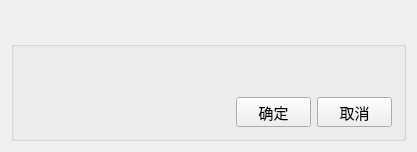
<?xml version="1.0" encoding="UTF-8"?>
<ui version="4.0">
 <class>MessageBox</class>
 <widget class="QWidget" name="MessageBox">
  <property name="geometry">
   <rect>
    <x>0</x>
    <y>0</y>
    <width>417</width>
    <height>152</height>
   </rect>
  </property>
  <property name="windowTitle">
   <string>Hint</string>
  </property>
  <layout class="QVBoxLayout" name="verticalLayout">
   <item>
    <spacer name="verticalSpacer">
     <property name="orientation">
      <enum>Qt::Vertical</enum>
     </property>
     <property name="sizeType">
      <enum>QSizePolicy::Fixed</enum>
     </property>
     <property name="sizeHint" stdset="0">
      <size>
       <width>20</width>
       <height>30</height>
      </size>
     </property>
    </spacer>
   </item>
   <item>
    <widget class="QGroupBox" name="groupBox">
     <property name="title">
      <string/>
     </property>
     <layout class="QHBoxLayout" name="horizontalLayout_2">
      <property name="spacing">
       <number>15</number>
      </property>
      <item>
       <layout class="QVBoxLayout" name="verticalLayout_2">
        <item>
         <widget class="QLabel" name="label_icon">
          <property name="sizePolicy">
           <sizepolicy hsizetype="Fixed" vsizetype="Fixed">
            <horstretch>0</horstretch>
            <verstretch>0</verstretch>
           </sizepolicy>
          </property>
          <property name="minimumSize">
           <size>
            <width>60</width>
            <height>60</height>
           </size>
          </property>
          <property name="maximumSize">
           <size>
            <width>60</width>
            <height>60</height>
           </size>
          </property>
          <property name="text">
           <string/>
          </property>
         </widget>
        </item>
        <item>
         <spacer name="verticalSpacer_2">
          <property name="orientation">
           <enum>Qt::Vertical</enum>
          </property>
          <property name="sizeHint" stdset="0">
           <size>
            <width>20</width>
            <height>40</height>
           </size>
          </property>
         </spacer>
        </item>
       </layout>
      </item>
      <item>
       <layout class="QVBoxLayout" name="verticalLayout_3" stretch="10,0">
        <item>
         <widget class="QLabel" name="label_message">
          <property name="font">
           <font>
            <family>微软雅黑</family>
            <pointsize>10</pointsize>
           </font>
          </property>
          <property name="styleSheet">
           <string notr="true">color: rgb(255, 255, 255);</string>
          </property>
          <property name="text">
           <string/>
          </property>
          <property name="alignment">
           <set>Qt::AlignLeading|Qt::AlignLeft|Qt::AlignTop</set>
          </property>
          <property name="wordWrap">
           <bool>true</bool>
          </property>
         </widget>
        </item>
        <item>
         <layout class="QHBoxLayout" name="horizontalLayout">
          <item>
           <spacer name="horizontalSpacer">
            <property name="orientation">
             <enum>Qt::Horizontal</enum>
            </property>
            <property name="sizeHint" stdset="0">
             <size>
              <width>40</width>
              <height>20</height>
             </size>
            </property>
           </spacer>
          </item>
          <item>
           <widget class="QPushButton" name="pushButton_ok">
            <property name="sizePolicy">
             <sizepolicy hsizetype="Fixed" vsizetype="Fixed">
              <horstretch>0</horstretch>
              <verstretch>0</verstretch>
             </sizepolicy>
            </property>
            <property name="minimumSize">
             <size>
              <width>75</width>
              <height>30</height>
             </size>
            </property>
            <property name="maximumSize">
             <size>
              <width>75</width>
              <height>30</height>
             </size>
            </property>
            <property name="font">
             <font>
              <family>微软雅黑</family>
              <pointsize>11</pointsize>
             </font>
            </property>
            <property name="text">
             <string>确定</string>
            </property>
           </widget>
          </item>
          <item>
           <widget class="QPushButton" name="pushButton_cancel">
            <property name="sizePolicy">
             <sizepolicy hsizetype="Fixed" vsizetype="Fixed">
              <horstretch>0</horstretch>
              <verstretch>0</verstretch>
             </sizepolicy>
            </property>
            <property name="minimumSize">
             <size>
              <width>75</width>
              <height>30</height>
             </size>
            </property>
            <property name="maximumSize">
             <size>
              <width>75</width>
              <height>30</height>
             </size>
            </property>
            <property name="font">
             <font>
              <family>微软雅黑</family>
              <pointsize>11</pointsize>
             </font>
            </property>
            <property name="text">
             <string>取消</string>
            </property>
           </widget>
          </item>
         </layout>
        </item>
       </layout>
      </item>
     </layout>
    </widget>
   </item>
  </layout>
 </widget>
 <layoutdefault spacing="6" margin="11"/>
 <resources/>
 <connections>
  <connection>
   <sender>pushButton_ok</sender>
   <signal>clicked()</signal>
   <receiver>MessageBox</receiver>
   <slot>onOKClicked()</slot>
   <hints>
    <hint type="sourcelabel">
     <x>220</x>
     <y>132</y>
    </hint>
    <hint type="destinationlabel">
     <x>327</x>
     <y>6</y>
    </hint>
   </hints>
  </connection>
  <connection>
   <sender>pushButton_cancel</sender>
   <signal>clicked()</signal>
   <receiver>MessageBox</receiver>
   <slot>onCancelClicked()</slot>
   <hints>
    <hint type="sourcelabel">
     <x>307</x>
     <y>123</y>
    </hint>
    <hint type="destinationlabel">
     <x>266</x>
     <y>15</y>
    </hint>
   </hints>
  </connection>
 </connections>
 <slots>
  <slot>onOKClicked()</slot>
  <slot>onCancelClicked()</slot>
 </slots>
</ui>
